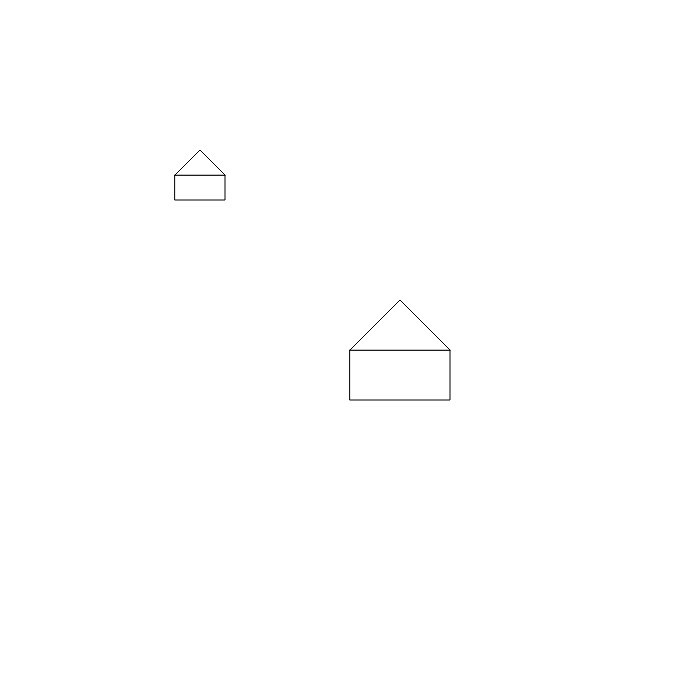
Frame 1 (no input)
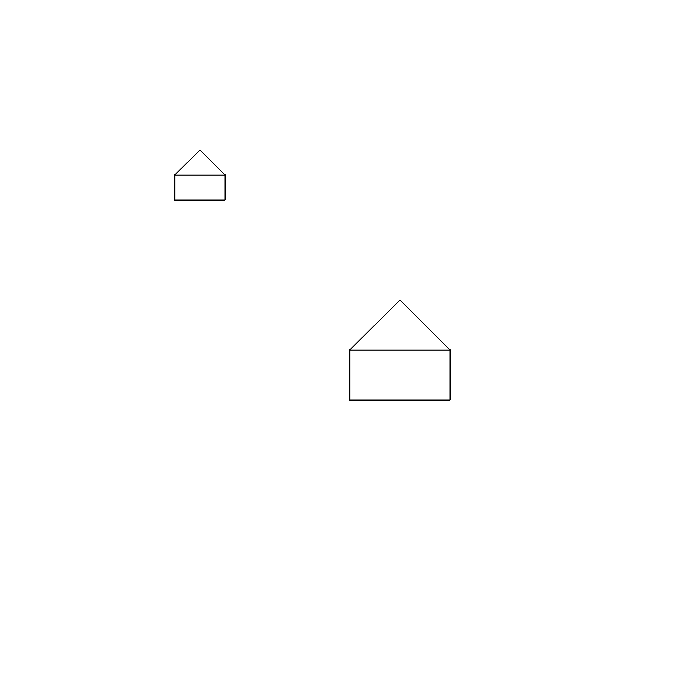
Frame 60 (no input)
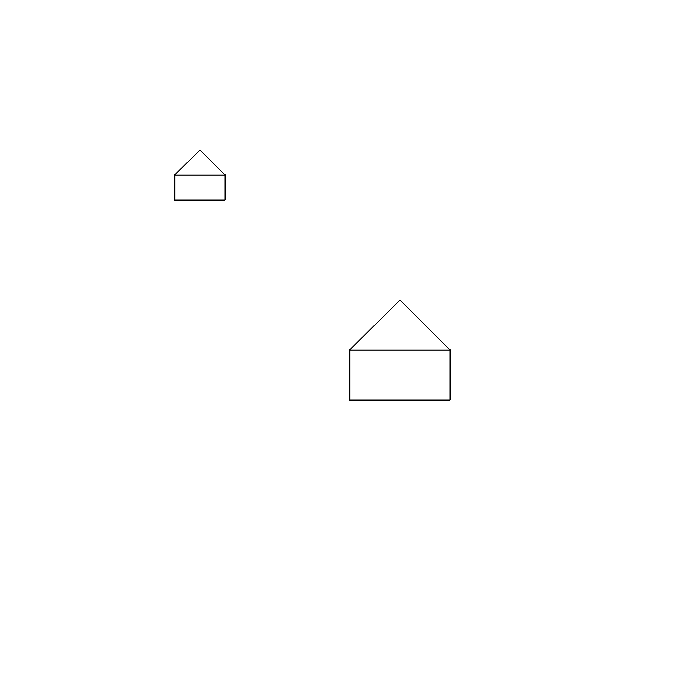
Frame 120 (the mouse pressed at the canvas centre since frame 60)

The p5.js sketch that drew these frames (run headless with seeded random() and noise() and a simulated clock; from frame 60 on, the mouse is pressed at the canvas centre):

// p5.js sketch
// ── sketch.js
function setup() {
  // put setup code here
  createCanvas (700,700)
}

function draw() {
var houseWidth=100;
var houseHeight=houseWidth;
var roofheight=houseWidth/2;
// draw body
rect(width/2, height/2, houseWidth, houseHeight/2);

//draw roof
triangle(width/2, height/2, width/2+houseWidth/2, height/2-roofheight, width/2+houseWidth, height/2);

// draw body
rect(width/4, height/4, houseWidth/2, houseHeight/4);

//draw roof
triangle(width/4, height/4, width/4+houseWidth/4, height/4-roofheight/2, width/4+houseWidth/2, height/4);


}
